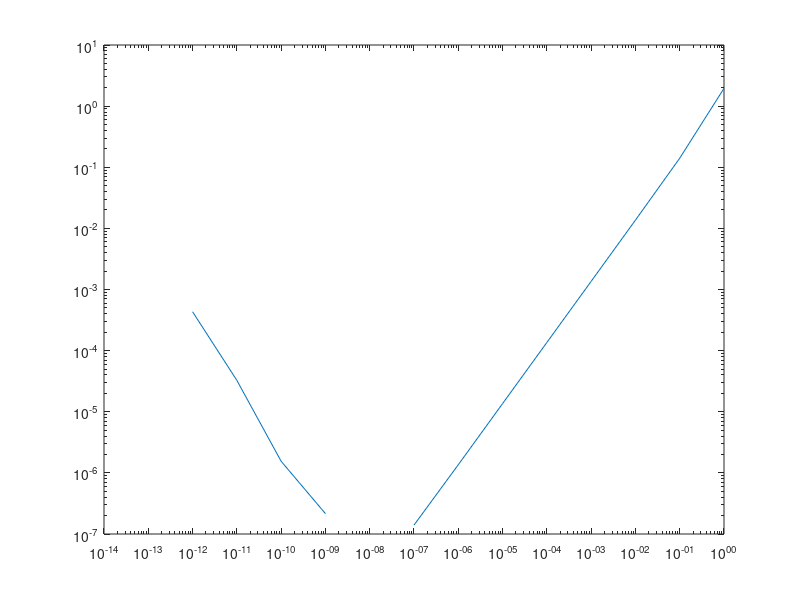

Write the MATLAB code that produced this figure.
f=inline('exp(x)','x');
tabell=[];
h=1; a=1;  ea=exp(a);
format long, format compact
for i=1:15
  fp =(f(a+h)-f(a))/h;
  disp([h fp fp-ea])
  tabell=[tabell; [h fp-ea]];
  h=h/10;
end
loglog(tabell(:,1),tabell(:,2))